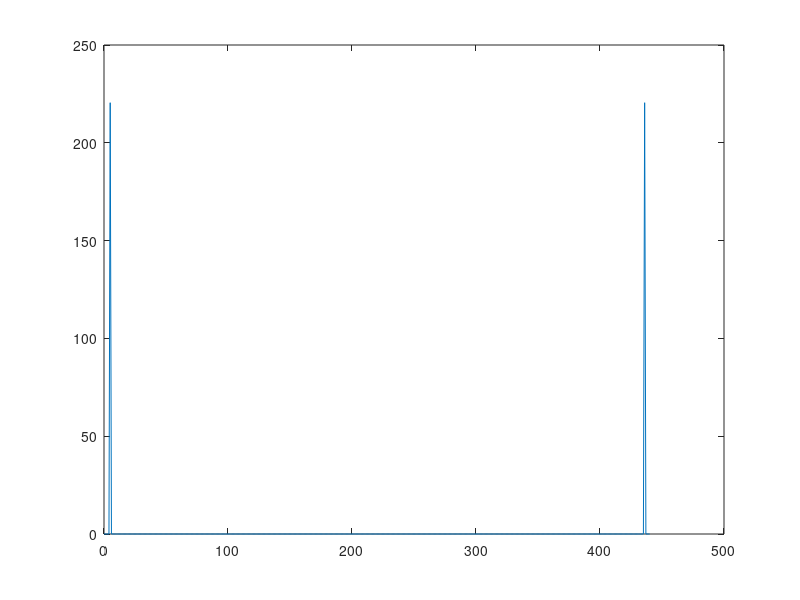

The MATLAB source for this figure:
clear all; close all;

total_time = 0.01;
f = 500;

Fs = 44.1e3; %sampling frequency
T = 1/Fs; %sampling interval
n = 0:total_time/T-1; %number of sample
t = n*T;

y = sin(2*pi*f*n*T); %this should be replaced by the difference equation of the sound file

plot(t,y)
%sound(y, Fs) %DO NOT PLAY WITH HIGH VOLUME

%%
%DFT
N = length(t);
k = 0:N-1;

sound_repeated = repmat(y,N,1);
Y = sum(exp(-1i*2*pi*k'.*k./N).*sound_repeated,2);

plot(k,abs(Y))